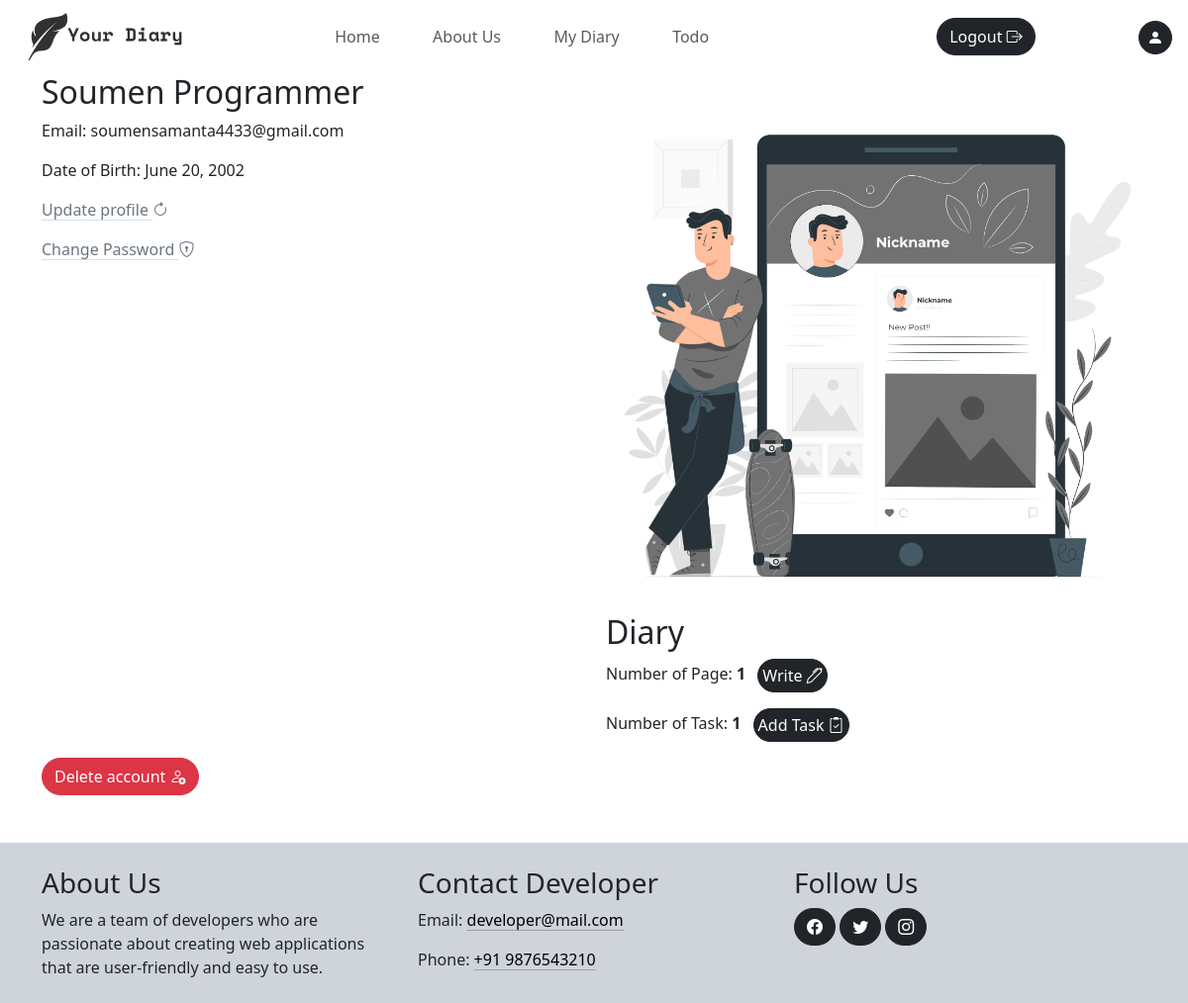
/profile/ (signed in), run on an earlier commit of the app's database.
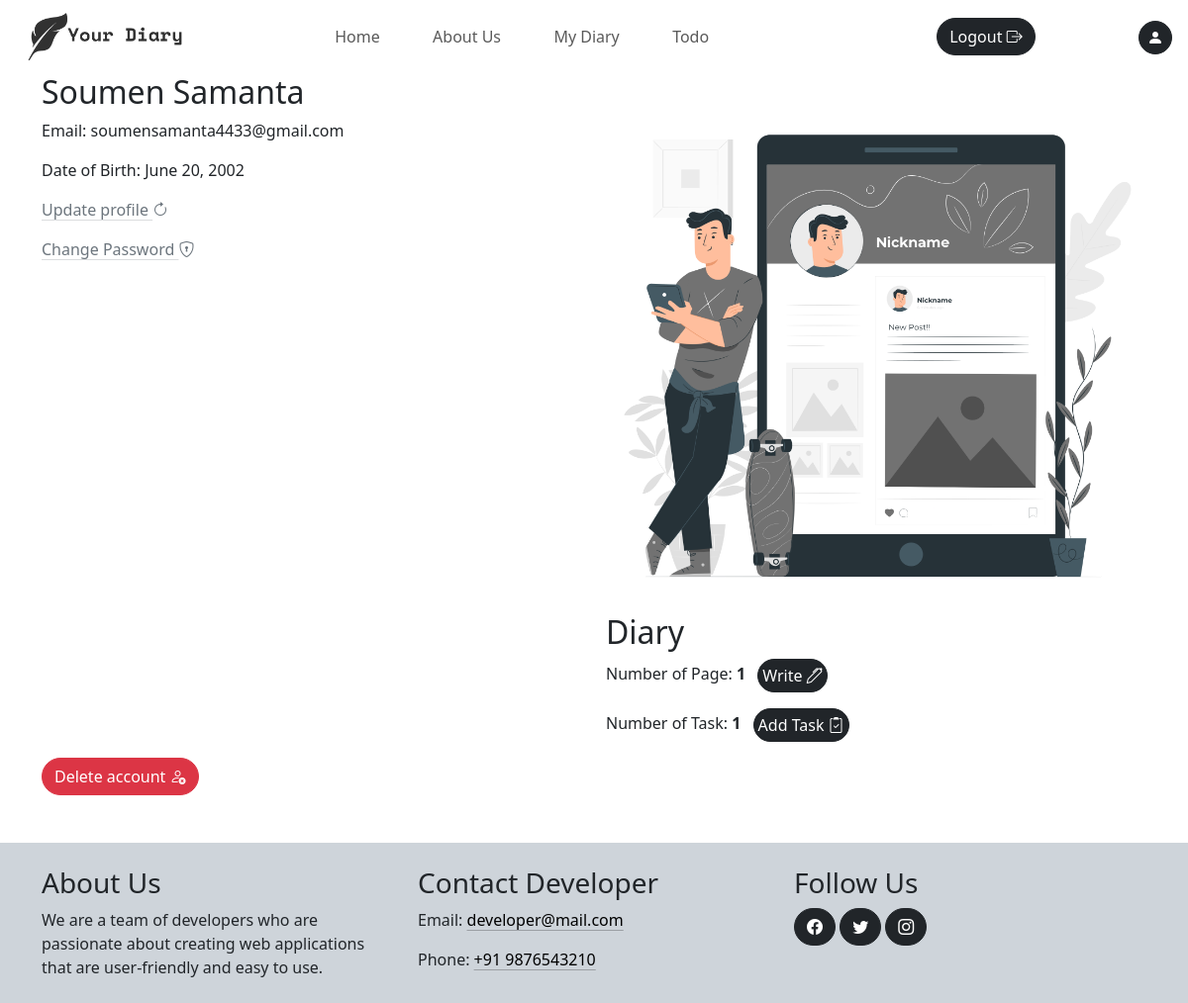
And on a later commit of the database.
### diary/models.py (models this page shows, shortened)
class User(AbstractBaseUser):
    email = models.EmailField(
        verbose_name="email address",
        max_length=255,
        unique=True,
    )
    first_name = models.CharField(max_length=30)
    last_name = models.CharField(max_length=30)
    date_of_birth = models.DateField()
    is_active = models.BooleanField(default=True)
    is_admin = models.BooleanField(default=False)
    objects = MyUserManager()
    USERNAME_FIELD = "email"
    REQUIRED_FIELDS = ["first_name", "last_name", "date_of_birth"]

### diary/views.py (the view)
# urls.py: path('profile/', views.profile, name="profile"),
@login_required(login_url="login")
def profile(request):
	context = {}
	pages = Page.objects.filter(user=request.user).count()
	todos = Todo.objects.filter(user=request.user).count()
	context["pages"] = pages
	context["todos"] = todos
	return render(request, "profile.html", context)

### diary/context_processors.py (called while the page is built)
def site(request):
	site = Site.objects.first()  # replace this with your actual query
	return {'site': site}

### diary/templates/profile.html (shortened to what this page needs)
{% extends "base.html" %}
{% load static %}
{% block css %}
	<link rel="stylesheet" href="{% static "css/profile.css" %}">
{% endblock css %}
{% block body %}
	<div class="container">
		<div class="row">
			<div class="col-md-6">
				<div class="profile-card">
					<div class="profile-info">
						<h2>{{request.user.first_name}} {{request.user.last_name}}</h2>
						<p>Email: {{request.user.email}}</p>
						<p>Date of Birth: {{request.user.date_of_birth}}</p>
					</div>
					<div class="functionalities">
						<a href="{% url "updateProfile" %}" class="link-secondary link-offset-2 link-underline-opacity-25 link-underline-opacity-100-hover">Update profile <i class="bi bi-arrow-clockwise"></i></a>
						<a href="{% url "password_change" %}" class="link-secondary link-offset-2 link-underline-opacity-25 link-underline-opacity-100-hover">Change Password <i class="bi bi-shield-lock"></i></a>
					</div>
				</div>
			</div>
			<div class="col-md-6">
				<div class="profile-card">
					<div class="profile-image">
						<img src="{% static "media/profile.png" %}" alt="" srcset="" class='img-fluid' />
					</div>
					<div class="profile-info">
						<h2>Diary</h2>
						<p>Number of Page: <strong>{{pages}}</strong> <a href="{% url "writePage" %}" class="btn btn-dark p-1 mx-2">Write <i class="bi bi-pen"></i></a></p>
						<p>Number of Task: <strong>{{todos}}</strong> <a href="{% url "todo" %}" class="btn btn-dark p-1 mx-2">Add Task <i class="bi bi-clipboard2-check"></i></a></p>
					</div>
				</div>
			</div>
		</div>
		<button class="btn btn-danger" id="delete-account">Delete account <i class="bi bi-person-x"></i></button>
	</div>
	{% include "sections/footer.html" %}
{% endblock body %}

What changed in the data, as far as the page shows it:
changed User "Soumen": user.last_name "Programmer" → "Samanta"
